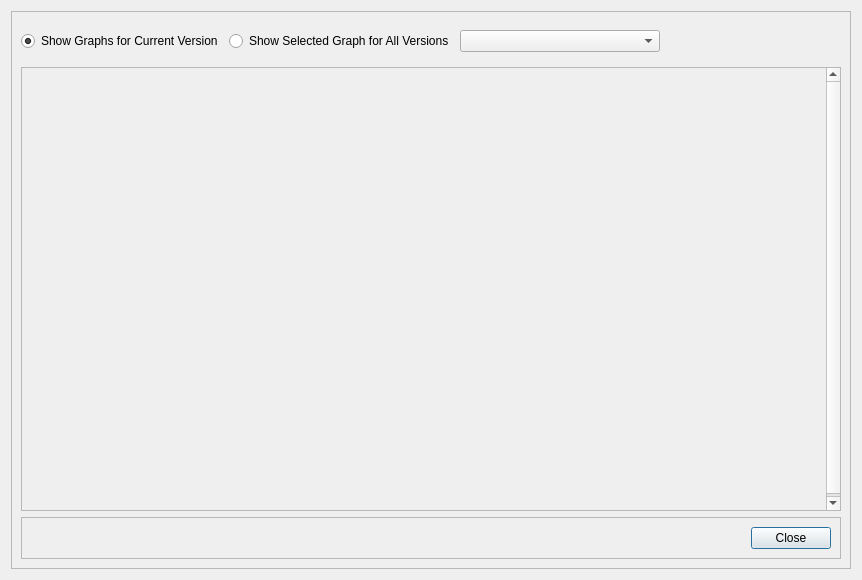
<?xml version="1.0" encoding="UTF-8"?>
<ui version="4.0">
 <class>DialogGraphCompare</class>
 <widget class="QDialog" name="DialogGraphCompare">
  <property name="windowModality">
   <enum>Qt::ApplicationModal</enum>
  </property>
  <property name="geometry">
   <rect>
    <x>0</x>
    <y>0</y>
    <width>862</width>
    <height>580</height>
   </rect>
  </property>
  <property name="minimumSize">
   <size>
    <width>860</width>
    <height>580</height>
   </size>
  </property>
  <property name="windowTitle">
   <string>Graph Compare</string>
  </property>
  <property name="modal">
   <bool>true</bool>
  </property>
  <layout class="QGridLayout" name="gridLayout">
   <item row="0" column="0">
    <widget class="QFrame" name="frame">
     <property name="frameShape">
      <enum>QFrame::StyledPanel</enum>
     </property>
     <property name="frameShadow">
      <enum>QFrame::Plain</enum>
     </property>
     <layout class="QVBoxLayout" name="verticalLayout" stretch="0,5,0">
      <item>
       <widget class="QWidget" name="widget" native="true">
        <layout class="QHBoxLayout" name="horizontalLayout_2" stretch="0,0,0,5">
         <property name="leftMargin">
          <number>0</number>
         </property>
         <item>
          <widget class="QRadioButton" name="radioGraphCurrentVerion">
           <property name="text">
            <string>Show Graphs for Current Version</string>
           </property>
           <property name="checked">
            <bool>true</bool>
           </property>
          </widget>
         </item>
         <item>
          <widget class="QRadioButton" name="radioGraphsAllVersion">
           <property name="text">
            <string>Show Selected Graph for All Versions</string>
           </property>
          </widget>
         </item>
         <item>
          <widget class="QComboBox" name="comboGraphName">
           <property name="minimumSize">
            <size>
             <width>200</width>
             <height>0</height>
            </size>
           </property>
          </widget>
         </item>
         <item>
          <widget class="QWidget" name="widget_2" native="true"/>
         </item>
        </layout>
       </widget>
      </item>
      <item>
       <widget class="QScrollArea" name="scrollAreaGraph">
        <property name="autoFillBackground">
         <bool>false</bool>
        </property>
        <property name="styleSheet">
         <string notr="true"/>
        </property>
        <property name="widgetResizable">
         <bool>false</bool>
        </property>
        <widget class="QWidget" name="scrollAreaWidgetContents">
         <property name="geometry">
          <rect>
           <x>0</x>
           <y>0</y>
           <width>758</width>
           <height>445</height>
          </rect>
         </property>
        </widget>
       </widget>
      </item>
      <item>
       <widget class="QFrame" name="frame_2">
        <property name="frameShape">
         <enum>QFrame::StyledPanel</enum>
        </property>
        <property name="frameShadow">
         <enum>QFrame::Raised</enum>
        </property>
        <layout class="QHBoxLayout" name="horizontalLayout" stretch="5,0">
         <item>
          <widget class="QFrame" name="frame_3">
           <property name="frameShape">
            <enum>QFrame::NoFrame</enum>
           </property>
           <property name="frameShadow">
            <enum>QFrame::Raised</enum>
           </property>
          </widget>
         </item>
         <item>
          <widget class="QPushButton" name="buttonClose">
           <property name="text">
            <string>Close</string>
           </property>
          </widget>
         </item>
        </layout>
       </widget>
      </item>
     </layout>
    </widget>
   </item>
  </layout>
 </widget>
 <resources/>
 <connections/>
</ui>
